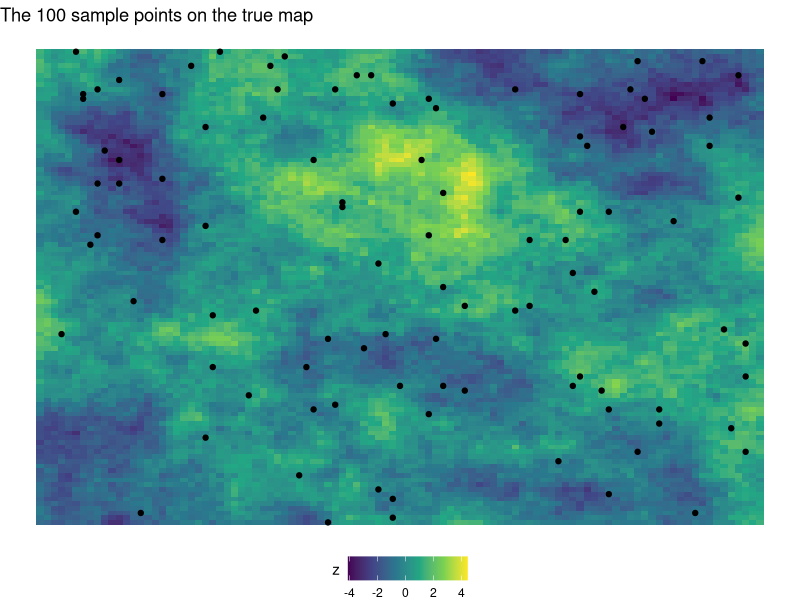
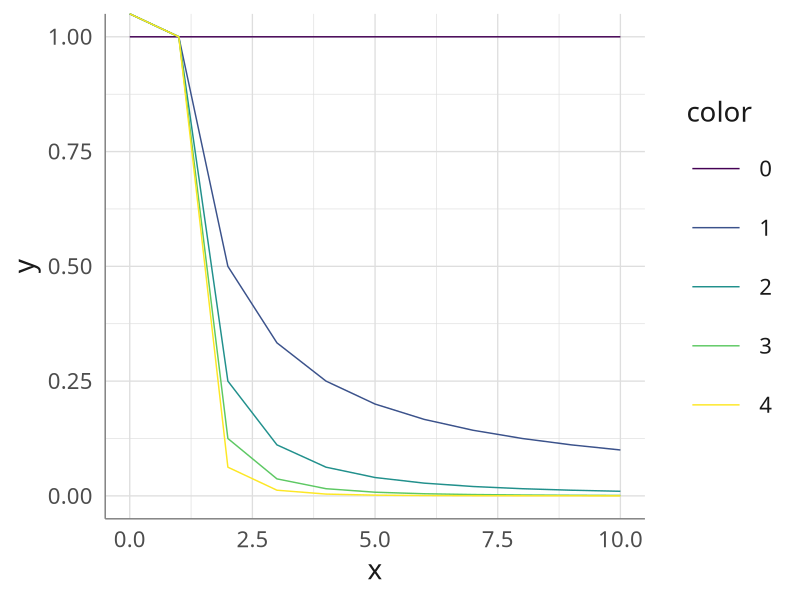

R code for these plots, in order:
## ---- chunk 1
library("knitr")
opts_chunk$set(echo = FALSE, eval = TRUE, warning = FALSE, message = FALSE, vcache = FALSE, fig.align = 'center', dpi = 300, out.width = '75%')
## ---- chunk 2
library("ggplot2") # data visualisation

# Set default ggplot theme
theme_set(
  theme_light(
  base_size = 20
  ) +
  theme(
    text = element_text(family = "Gibson", colour = "gray10"),
    panel.border = element_blank(),
    axis.line = element_line(colour = "gray50", size = .5),
    axis.ticks = element_blank(),
    strip.background = element_rect(colour = "gray50", fill = "transparent", size = .7),
    strip.text.x = element_text(colour = "gray10"),
    strip.text.y = element_text(colour = "gray10"),
    legend.key.size = unit(1.5, "cm")
  )
)

# Set default scales
scale_colour_continuous <- function(...) ggplot2::scale_colour_viridis_c(..., option = "viridis")
scale_colour_discrete <- function(...) ggplot2::scale_colour_viridis_d(..., option = "viridis")
scale_fill_continuous <- function(...) ggplot2::scale_fill_viridis_c(..., option = "viridis")
scale_fill_discrete <- function(...) ggplot2::scale_fill_viridis_d(..., option = "viridis")
## ---- chunk 3
simulated_grid <- read.table("../data/simulation.txt", header = TRUE)
set.seed(123)
sample_points <- simulated_grid[sample(1:10201, 100), ]
ggplot(
  data = simulated_grid,
  mapping = aes(x = x, y = y, fill = z)
) +
  geom_tile() +
  geom_point(
    data = sample_points,
    mapping = aes(x = x, y = y)
  ) + 
  guides(
    fill = guide_colorbar(title.vjust = 0.8)
  ) +
  labs(
    title = "The 100 sample points on the true map"
  ) +
  theme_void() +
  theme(
    legend.position = 'bottom'
  )
## ---- chunk 4
x_seq <- seq(0, 10, length.out = 11)
ggplot(
  data = data.frame(
    x = rep(x_seq, 5),
    y = c(1 / x_seq^0, 1 / x_seq^1, 1 / x_seq^2, 1 / x_seq^3, 1 / x_seq^4),
    color = rep(as.character(0:4), each = 11)
  ), 
  mapping = aes(x = x, y = y, color = color)
) + 
  geom_line()
